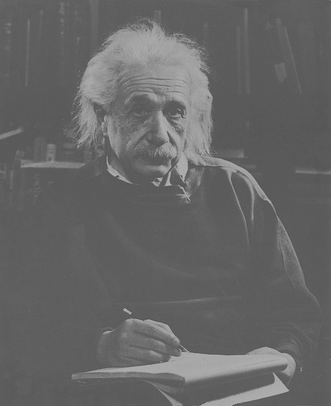
#> input picture OpenCV/hw2/images/Einstein.tif, 331 x 406 px, shrunk from 490 x 600 before the run, given in place of Photographer_degraded.tif, which was not available
$ python 4.py
#> lines starting #> are read from the running program, lines starting #| are printed output that depends on the picture; pictures that were not available may be replaced by others from this repository, and a replacement may not be noted
import cv2
import math
from cv2 import GaussianBlur
import numpy as np
import matplotlib.pyplot as plt
plt.xticks([]), plt.yticks([])

def GLPT(P, Q, D):
    res = np.zeros((P, Q))
    mid = [P/2, Q/2]
    for i in range(P):
        for j in range(Q):
            dis = math.dist(mid, [i, j])
            res[i, j] = math.e ** (- dis ** 2 / (2 * D ** 2))
    return res

def motion_blur(size, angle):
    res= np.zeros((size, size))
    res[(size - 1)//2 ,:] = np.ones(size)
    res = cv2.warpAffine(res, cv2.getRotationMatrix2D((size/2 - 0.5, size/2 - 0.5) , angle, 1.0), (size, size))
    res = res / np.sum(res)
    return res

def wiener_filter(img, kernal, k):
    kernal = kernal / np.sum(kernal)
    dummy = np.copy(img)
    dummy = np.fft.fft2(dummy)
    kernal = np.fft.fft2(kernal, s = img.shape)
    kernal = np.conj(kernal) / (np.abs(kernal) ** 2 + k)
    dummy = dummy * kernal
    dummy = np.fft.ifft2(dummy)
    return dummy.real

img1 = cv2.imread("./images/Photographer_degraded.tif", cv2.IMREAD_GRAYSCALE)
#> img1 is the input picture: shape (406, 331); min 72, max 181, mean 102.4
h, w = img1.shape
#> h = 406; w = 331
print(img1.shape)
#| (406, 331)
kernal = motion_blur(5, 45)
NSR = 0.001
tmp = wiener_filter(img1, kernal, NSR)
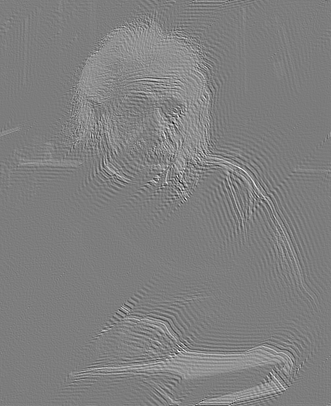
#> tmp: shape (406, 331) float64; min -318.8, max 519.8, mean 102.3; drawn with min black and max white
tmp = np.fft.fft2(tmp)
tmp = np.fft.fftshift(tmp)
G = GLPT(h, w, 10)
#> after the loop in GLPT, `for i in range(P):`:
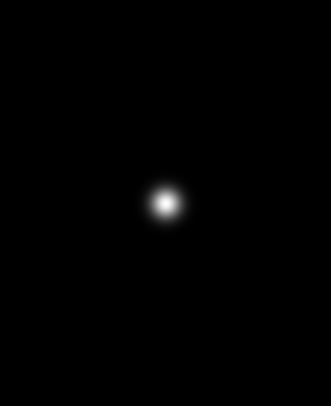
#> res: shape (406, 331) float64; min 1.09e-149, max 0.999, mean 0.00468
tmp = tmp * G
tmp = np.fft.fftshift(tmp)
tmp = np.fft.ifft2(tmp).real
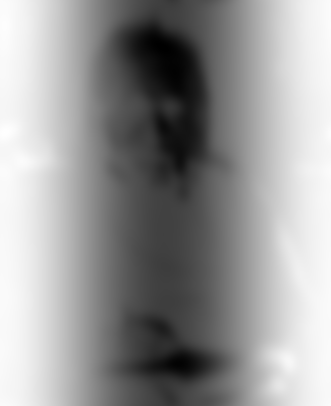
#> tmp: shape (406, 331) float64; min -158.9, max 99.54, mean -5.1; drawn with min black and max white
plt.imsave("./images/4_Photographer_restored.jpg", tmp, cmap = "gray", vmin=0, vmax=255)
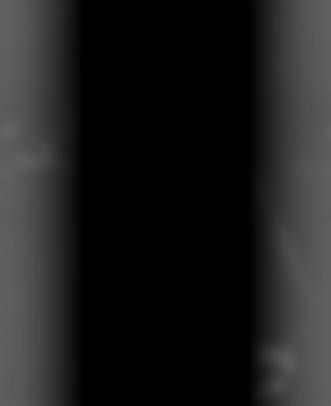
#> saved as 4_Photographer_restored.jpg: shape (406, 331, 3); min 0, max 100, mean 30

img2 = cv2.imread("./images/Football players_degraded.tif", cv2.IMREAD_GRAYSCALE)
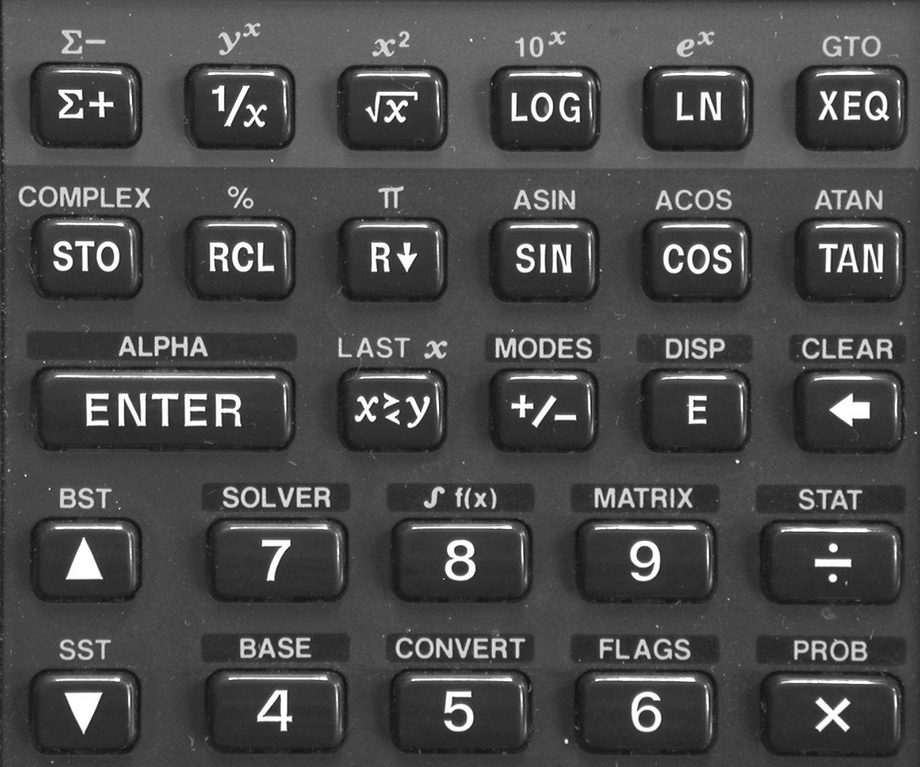
#> input picture OpenCV/hw2/images/keyboard.tif, 920 x 767 px, shrunk from 1360 x 1134 before the run, given in place of Football players_degraded.tif, which was not available
#> img2 is the input picture: shape (767, 920); min 14, max 255, mean 75.1
h, w = img2.shape
#> h = 767; w = 920
print(img2.shape)
#| (767, 920)
kernal = motion_blur(10, 40)
NSR = 0.001
tmp = wiener_filter(img2, kernal, NSR)
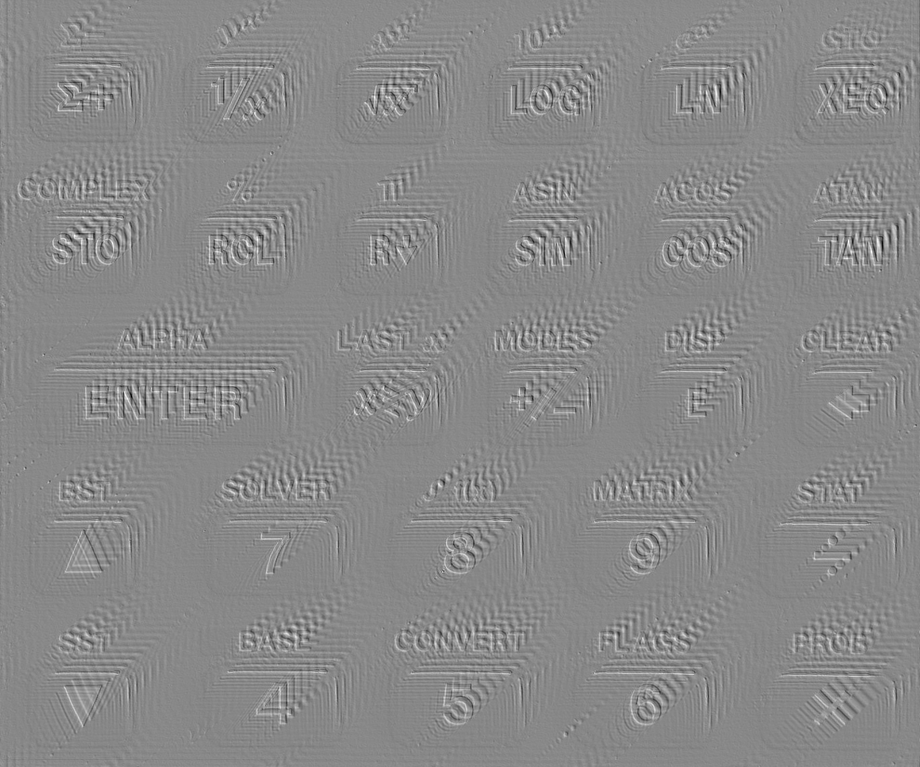
#> tmp: shape (767, 920) float64; min -1750.3, max 1638.6, mean 75; drawn with min black and max white
plt.imsave("./images/4_Football players_restored.jpg", tmp, cmap = "gray", vmin=0, vmax=255)
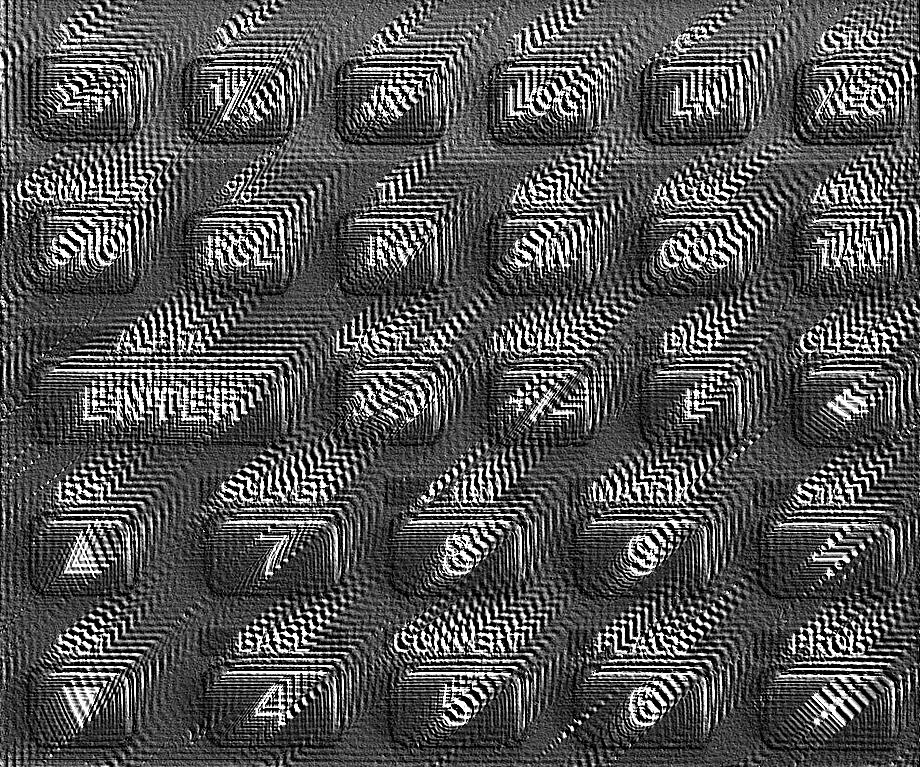
#> saved as 4_Football players_restored.jpg: shape (767, 920, 3); min 0, max 255, mean 84.4
